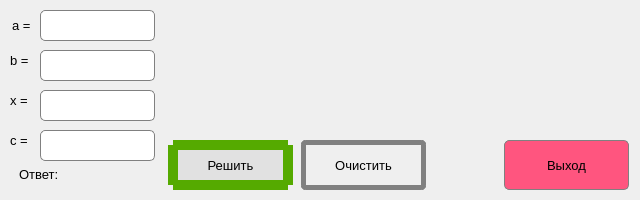
<?xml version="1.0" encoding="UTF-8"?>
<ui version="4.0">
 <class>Dialog</class>
 <widget class="QDialog" name="Dialog">
  <property name="geometry">
   <rect>
    <x>0</x>
    <y>0</y>
    <width>640</width>
    <height>200</height>
   </rect>
  </property>
  <property name="minimumSize">
   <size>
    <width>640</width>
    <height>200</height>
   </size>
  </property>
  <property name="maximumSize">
   <size>
    <width>640</width>
    <height>200</height>
   </size>
  </property>
  <property name="windowTitle">
   <string>Dialog</string>
  </property>
  <widget class="QLabel" name="label_x">
   <property name="geometry">
    <rect>
     <x>10</x>
     <y>90</y>
     <width>21</width>
     <height>20</height>
    </rect>
   </property>
   <property name="font">
    <font>
     <family>Segoe UI</family>
     <pointsize>10</pointsize>
    </font>
   </property>
   <property name="text">
    <string>x =</string>
   </property>
  </widget>
  <widget class="QLineEdit" name="lineEdit_a">
   <property name="geometry">
    <rect>
     <x>40</x>
     <y>10</y>
     <width>115</width>
     <height>31</height>
    </rect>
   </property>
   <property name="font">
    <font>
     <family>Segoe UI</family>
     <pointsize>10</pointsize>
    </font>
   </property>
   <property name="styleSheet">
    <string notr="true">border: 1px solid gray;
                    border-radius: 5px;
                </string>
   </property>
  </widget>
  <widget class="QLabel" name="label_b">
   <property name="geometry">
    <rect>
     <x>10</x>
     <y>50</y>
     <width>21</width>
     <height>20</height>
    </rect>
   </property>
   <property name="font">
    <font>
     <family>Segoe UI</family>
     <pointsize>10</pointsize>
    </font>
   </property>
   <property name="text">
    <string>b =</string>
   </property>
  </widget>
  <widget class="QLineEdit" name="lineEdit_b">
   <property name="geometry">
    <rect>
     <x>40</x>
     <y>50</y>
     <width>115</width>
     <height>31</height>
    </rect>
   </property>
   <property name="font">
    <font>
     <family>Segoe UI</family>
     <pointsize>10</pointsize>
    </font>
   </property>
   <property name="styleSheet">
    <string notr="true">border: 1px solid gray;
                    border-radius: 5px;
                </string>
   </property>
  </widget>
  <widget class="QPushButton" name="btn_solve">
   <property name="geometry">
    <rect>
     <x>168</x>
     <y>140</y>
     <width>125</width>
     <height>50</height>
    </rect>
   </property>
   <property name="font">
    <font>
     <family>Segoe UI</family>
     <pointsize>10</pointsize>
    </font>
   </property>
   <property name="styleSheet">
    <string notr="true">border: 10px solid rgb(85, 170, 0);
                    border-radius: 5px;
                    background: #e1e1e1;
                </string>
   </property>
   <property name="text">
    <string>Решить</string>
   </property>
  </widget>
  <widget class="QPushButton" name="btn_clear">
   <property name="geometry">
    <rect>
     <x>301</x>
     <y>140</y>
     <width>125</width>
     <height>50</height>
    </rect>
   </property>
   <property name="font">
    <font>
     <family>Segoe UI</family>
     <pointsize>10</pointsize>
    </font>
   </property>
   <property name="styleSheet">
    <string notr="true">border: 	5px solid gray;
                    border-radius: 5px;
                    background: qconicalgradient(cx:0.5, cy:0.5, angle:0, stop:0 rgba(35, 40, 3, 255), stop:0.16 rgba(136, 106, 22, 255), stop:0.225 rgba(166, 140, 41, 255), stop:0.285 rgba(204, 181, 74, 255), stop:0.345 rgba(235, 219, 102, 255), stop:0.415 rgba(245, 236, 112, 255), stop:0.52 rgba(209, 190, 76, 255), stop:0.57 rgba(187, 156, 51, 255), stop:0.635 rgba(168, 142, 42, 255), stop:0.695 rgba(202, 174, 68, 255), stop:0.75 rgba(218, 202, 86, 255), stop:0.815 rgba(208, 187, 73, 255), stop:0.88 rgba(187, 156, 51, 255), stop:0.935 rgba(137, 108, 26, 255), stop:1 rgba(35, 40, 3, 255));
                </string>
   </property>
   <property name="text">
    <string>Очистить</string>
   </property>
  </widget>
  <widget class="QLabel" name="label_a">
   <property name="geometry">
    <rect>
     <x>12</x>
     <y>10</y>
     <width>21</width>
     <height>31</height>
    </rect>
   </property>
   <property name="font">
    <font>
     <family>Segoe UI</family>
     <pointsize>10</pointsize>
    </font>
   </property>
   <property name="text">
    <string>a =</string>
   </property>
  </widget>
  <widget class="QLineEdit" name="lineEdit_x">
   <property name="geometry">
    <rect>
     <x>40</x>
     <y>90</y>
     <width>115</width>
     <height>31</height>
    </rect>
   </property>
   <property name="font">
    <font>
     <family>Segoe UI</family>
     <pointsize>10</pointsize>
    </font>
   </property>
   <property name="styleSheet">
    <string notr="true">border: 1px solid gray;
                    border-radius: 5px;
                </string>
   </property>
  </widget>
  <widget class="QLabel" name="label_answer">
   <property name="geometry">
    <rect>
     <x>19</x>
     <y>164</y>
     <width>141</width>
     <height>20</height>
    </rect>
   </property>
   <property name="font">
    <font>
     <family>Segoe UI</family>
     <pointsize>10</pointsize>
    </font>
   </property>
   <property name="text">
    <string>Ответ:</string>
   </property>
  </widget>
  <widget class="QLabel" name="label_img">
   <property name="geometry">
    <rect>
     <x>170</x>
     <y>9</y>
     <width>471</width>
     <height>121</height>
    </rect>
   </property>
   <property name="text">
    <string/>
   </property>
  </widget>
  <widget class="QPushButton" name="btn_exit">
   <property name="geometry">
    <rect>
     <x>504</x>
     <y>140</y>
     <width>125</width>
     <height>50</height>
    </rect>
   </property>
   <property name="font">
    <font>
     <family>Segoe UI</family>
     <pointsize>10</pointsize>
    </font>
   </property>
   <property name="styleSheet">
    <string notr="true">border: 1px solid gray;
                    border-radius: 5px;
                    background: rgb(255, 85, 127);
                </string>
   </property>
   <property name="text">
    <string>Выход</string>
   </property>
  </widget>
  <widget class="QLabel" name="label_x_2">
   <property name="geometry">
    <rect>
     <x>10</x>
     <y>130</y>
     <width>21</width>
     <height>20</height>
    </rect>
   </property>
   <property name="font">
    <font>
     <family>Segoe UI</family>
     <pointsize>10</pointsize>
    </font>
   </property>
   <property name="text">
    <string>c =</string>
   </property>
  </widget>
  <widget class="QLineEdit" name="lineEdit_c">
   <property name="geometry">
    <rect>
     <x>40</x>
     <y>130</y>
     <width>115</width>
     <height>31</height>
    </rect>
   </property>
   <property name="font">
    <font>
     <family>Segoe UI</family>
     <pointsize>10</pointsize>
    </font>
   </property>
   <property name="styleSheet">
    <string notr="true">border: 1px solid gray;
                    border-radius: 5px;
                </string>
   </property>
  </widget>
 </widget>
 <resources/>
 <connections/>
</ui>
